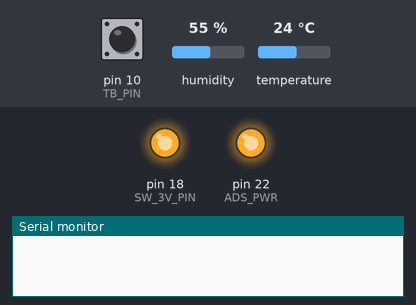
The sketch below on a simulated Arduino Mega 2560, built with avr-gcc and run on an emulated ATmega2560. Parts: output pins drawn as LEDs (lit = HIGH), the last lines printed to the serial monitor. The inputs (shaded band) are chosen by the test bench; at power-on: pin 10 (TB_PIN) HIGH, humidity 55 %, temperature 24 °C. The local clock reads 2024-03-15 10:24:30 at power-on unless the sketch sets it; storage starts empty.

Above: at 0.1 s.
At 0.8 s:
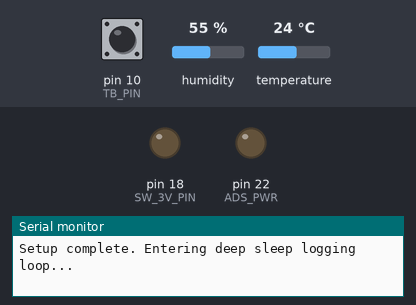
Timing chart, 0 to 2.3 s (numbered marks = the images above):
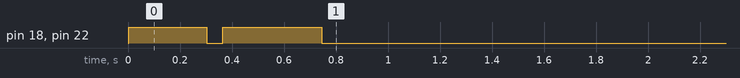

The sketch:

mayfly4.ino
```cpp
/*
 * data_mayfly4.ino
 *
 * Mayfly v1.1 minimal logger - battery + box air + one tipping bucket:
 *   (on-board SHT40) - box air temp/humidity (I2C, no pin needed)
 *   D10 - Tipping Bucket 8   (matches TB_PIN below)
 *
 * No EC-5, no 5TM/SDI-12.
 *
 * REQUIRES: "Adafruit SHT4x Library" (Arduino Library Manager) - accept
 *           the prompt to also install Adafruit BusIO / Unified Sensor.
 *
 * Change in this version: box air temperature and humidity are now
 * logged from the Mayfly's built-in SHT40 (BoxAirTemp_C, BoxAirHum_Pct
 * columns, same names as the other loggers).
 *
 * Same underlying design as the full logger (RTC only reset if
 * unset, RTC-based sleep timing robust against interrupt wakeups,
 * bucket debounce muted/reset around sleep and power transitions,
 * SD.begin() re-run every cycle, fixed-buffer CSV rows).
 */

#include <Wire.h>
#include <SPI.h>
#include <SD.h>
#include <LowPower.h>
#include <Sodaq_DS3231.h>
#include "Adafruit_SHT4x.h"
#include <EnableInterrupt.h>

// --- Hardware Pin Definitions (Mayfly v1.1) ---
const int SW_3V_PIN    = 18;
const int ADS_PWR      = 22;
const int BAT_VOLT_PIN = A6;
const int SD_SS_PIN    = 12;

const int LOG_INTERVAL_MIN = 15; // TESTING - set back to 15 for real deployment
const char* LOG_FILENAME = "MAYFLY4.CSV"; // 8.3-safe

// --- Tipping bucket: single unit, D10, named "Tipping Bucket 8" ---
const int TB_PIN = 10;
const char* TB_NAME = "Tipping Bucket 8";
volatile unsigned long tbPulseCount = 0;
volatile unsigned long tbLastPulseTime = 0;
const unsigned long TB_DEBOUNCE_MS = 50;

void isrTB() {
  unsigned long n = millis();
  if (n - tbLastPulseTime >= TB_DEBOUNCE_MS) {
    tbLastPulseTime = n;
    tbPulseCount++;
  }
}

void muteBucketInterrupt() {
  disableInterrupt(TB_PIN);
}

void unmuteBucketInterrupt() {
  enableInterrupt(TB_PIN, isrTB, FALLING);
}

Adafruit_SHT4x sht4 = Adafruit_SHT4x();
bool sht4Ready = false;
File logFile;

float readBatteryVoltage() {
  int rawADC = analogRead(BAT_VOLT_PIN);
  float pinVoltage = (rawADC / 1023.0) * 3.3;
  return pinVoltage * 4.7;
}

float calculateBatteryPercentage(float volts) {
  if (volts >= 4.20) return 100.0;
  if (volts <= 3.40) return 0.0;
  return ((volts - 3.40) / (4.20 - 3.40)) * 100.0;
}

// Reads the on-board SHT40. Outputs are NAN (and the function returns
// false) if the sensor isn't found or the read fails, so the CSV row
// can write "ERR" for those fields.
bool readBoxAir(float &tempC, float &humidity) {
  tempC = NAN;
  humidity = NAN;

  if (!sht4Ready) {
    sht4Ready = sht4.begin();
    if (!sht4Ready) return false;
    sht4.setPrecision(SHT4X_HIGH_PRECISION);
    sht4.setHeater(SHT4X_NO_HEATER);
  }

  sensors_event_t humEvent, tempEvent;
  humEvent.relative_humidity = NAN;
  tempEvent.temperature = NAN;
  sht4.getEvent(&humEvent, &tempEvent);

  tempC = tempEvent.temperature;
  humidity = humEvent.relative_humidity;
  return !(isnan(tempC) || isnan(humidity));
}

void powerOnSensors() {
  muteBucketInterrupt();
  digitalWrite(SW_3V_PIN, HIGH);
  digitalWrite(ADS_PWR, HIGH);
  delay(200); // rail settle time before trusting the bucket pin again
  noInterrupts();
  tbLastPulseTime = millis();
  interrupts();
  unmuteBucketInterrupt();
}

void powerOffSensors() {
  muteBucketInterrupt();
  delay(50);
  digitalWrite(SW_3V_PIN, LOW);
  digitalWrite(ADS_PWR, LOW);
  delay(50);
  unmuteBucketInterrupt();
}

void ensureHeader() {
  if (!SD.exists(LOG_FILENAME)) {
    File f = SD.open(LOG_FILENAME, FILE_WRITE);
    if (f) {
      f.println(F("Timestamp,Battery_V,Battery_Pct,BoxAirTemp_C,BoxAirHum_Pct,TippingBucket8_Count"));
      f.close();
      Serial.print(F("Created ")); Serial.print(LOG_FILENAME); Serial.println(F(" with header."));
    } else {
      Serial.println(F("[SD ERROR] Could not create header file"));
    }
  }
}

void sleepEightSeconds() {
  noInterrupts();
  tbLastPulseTime = millis() - TB_DEBOUNCE_MS - 1;
  interrupts();

  LowPower.powerDown(SLEEP_8S, ADC_OFF, BOD_OFF);
}

long secondsSinceMidnight(DateTime &dt) {
  return (long)dt.hour() * 3600L + (long)dt.minute() * 60L + dt.second();
}

void sleepForMinutes(int minutes) {
  DateTime startTime = rtc.now();
  long startSec = secondsSinceMidnight(startTime);
  long targetSec = (long)minutes * 60L;

  while (true) {
    sleepEightSeconds();
    DateTime nowTime = rtc.now();
    long nowSec = secondsSinceMidnight(nowTime);
    long elapsed = nowSec - startSec;
    if (elapsed < 0) elapsed += 86400L;
    if (elapsed >= targetSec) break;
  }
}

void formatTimestamp(char* buf, size_t bufSize, DateTime &now) {
  snprintf(buf, bufSize, "%04d-%02d-%02d %02d:%02d:%02d",
           now.year(), now.month(), now.date(),
           now.hour(), now.minute(), now.second());
}

void performLoggingCycle() {
  powerOnSensors();

  bool sdReady = SD.begin(SD_SS_PIN);
  if (sdReady) {
    ensureHeader();
  } else {
    Serial.println(F("[SD ERROR] SD.begin() failed this cycle"));
  }

  DateTime now = rtc.now();
  char timestamp[20];
  formatTimestamp(timestamp, sizeof(timestamp), now);

  float vBat = readBatteryVoltage();
  float batPct = calculateBatteryPercentage(vBat);

  float boxAirTempC, boxAirHumidity;
  readBoxAir(boxAirTempC, boxAirHumidity);

  unsigned long tbCount;
  noInterrupts();
  tbCount = tbPulseCount;
  tbPulseCount = 0;
  interrupts();

  char vBatStr[8], batPctStr[8], boxTStr[8], boxHStr[8];
  dtostrf(vBat, 4, 2, vBatStr);
  dtostrf(batPct, 3, 0, batPctStr);

  if (isnan(boxAirTempC) || isnan(boxAirHumidity)) {
    strcpy(boxTStr, "ERR");
    strcpy(boxHStr, "ERR");
  } else {
    dtostrf(boxAirTempC, 4, 1, boxTStr);
    dtostrf(boxAirHumidity, 4, 1, boxHStr);
  }

  char dataLine[100];
  snprintf(dataLine, sizeof(dataLine),
           "%s,%s,%s,%s,%s,%lu",
           timestamp, vBatStr, batPctStr, boxTStr, boxHStr, tbCount);

  if (sdReady) {
    logFile = SD.open(LOG_FILENAME, FILE_WRITE);
    if (logFile) {
      logFile.println(dataLine);
      logFile.flush();
      logFile.close();
      Serial.print(F("[SD RECORDED] "));
      Serial.println(dataLine);
    } else {
      Serial.print(F("[SD ERROR] open() failed, Serial only: "));
      Serial.println(dataLine);
    }
  } else {
    Serial.print(F("[SD ERROR] not available this cycle, Serial only: "));
    Serial.println(dataLine);
  }

  powerOffSensors();
}

void setup() {
  Serial.begin(57600);
  while (!Serial && millis() < 3000);

  pinMode(SW_3V_PIN, OUTPUT);
  pinMode(ADS_PWR, OUTPUT);

  Wire.begin();
  rtc.begin();

  DateTime rtcCheck = rtc.now();
  if (rtcCheck.year() < 2024) {
    DateTime compiled = DateTime(__DATE__, __TIME__);
    rtc.setDateTime(compiled);
    Serial.println(F("RTC time looked unset - initialized from compile time."));
  }

  powerOnSensors();

  pinMode(TB_PIN, INPUT_PULLUP);
  unmuteBucketInterrupt();
  delay(50);
  noInterrupts();
  tbPulseCount = 0;
  tbLastPulseTime = 0;
  interrupts();

  powerOffSensors();

  Serial.println(F("===================================================="));
  Serial.println(F(" data_mayfly4 - first reading:"));
  Serial.println(F("===================================================="));
  performLoggingCycle();

  Serial.println(F("Setup complete. Entering deep sleep logging loop..."));
  Serial.flush();
}

void loop() {
  sleepForMinutes(LOG_INTERVAL_MIN);
  performLoggingCycle();
  Serial.flush();
}
```
